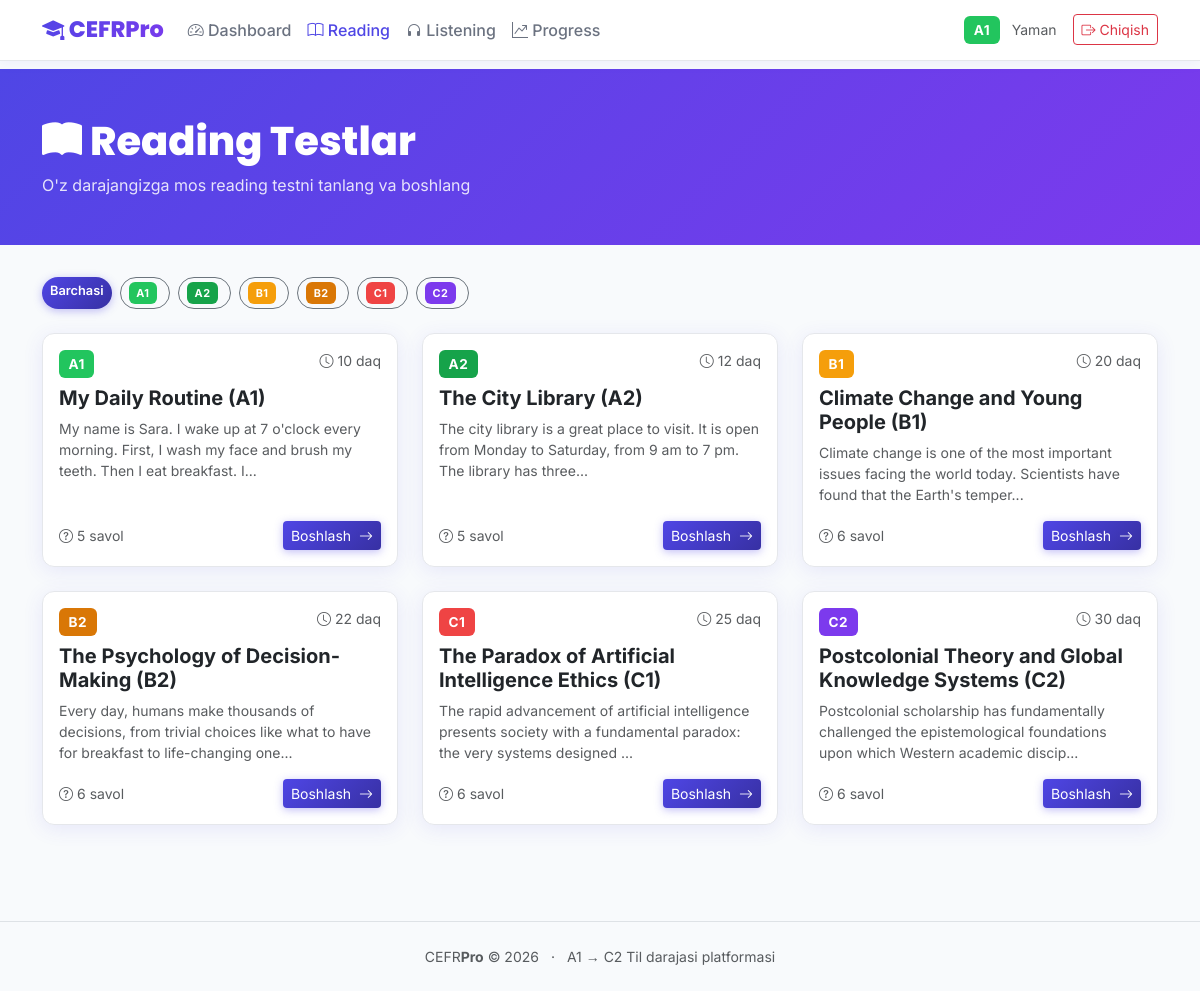
The app's page /reading (signed in) with its own data.
### models.py (models this page shows, shortened)
class User(UserMixin, db.Model):
    __tablename__ = 'users'
    id = db.Column(db.Integer, primary_key=True)
    username = db.Column(db.String(80), unique=True, nullable=False)
    email = db.Column(db.String(120), unique=True, nullable=False)
    password_hash = db.Column(db.String(256), nullable=False)
    full_name = db.Column(db.String(120), default='')
    cefr_level = db.Column(db.String(4), default='A1')
    is_admin = db.Column(db.Boolean, default=False)
    created_at = db.Column(db.DateTime, default=datetime.utcnow)
    attempts = db.relationship('TestAttempt', backref='user', lazy=True)

class ReadingTest(db.Model):
    __tablename__ = 'reading_tests'
    id = db.Column(db.Integer, primary_key=True)
    title = db.Column(db.String(200), nullable=False)
    level = db.Column(db.String(4), nullable=False)       # A1, A2, …, C2
    passage = db.Column(db.Text, nullable=False)
    time_limit = db.Column(db.Integer, default=20)         # minutes
    created_at = db.Column(db.DateTime, default=datetime.utcnow)
    questions = db.relationship('ReadingQuestion', backref='test', lazy=True,
                                cascade='all, delete-orphan')

### app.py (the view)
@app.route('/reading')
@login_required
def reading_list():
    level = request.args.get('level', '')
    if level and level in CEFR_LEVELS:
        tests = ReadingTest.query.filter_by(level=level).all()
    else:
        tests = ReadingTest.query.all()
    return render_template('reading_list.html', tests=tests,
                           levels=CEFR_LEVELS, selected=level)

### app.py (called while the page is built)
@login_manager.user_loader
def load_user(user_id):
    return User.query.get(int(user_id))

@app.context_processor
def inject_globals():
    return {'cefr_levels': CEFR_LEVELS, 'now': datetime.utcnow()}

### templates/reading_list.html (shortened to what this page needs)
{% extends 'base.html' %}
{% block content %}
<div class="page-header">
  <div class="container">
    <h1><i class="bi bi-book-fill me-2"></i>Reading Testlar</h1>
    <p>O'z darajangizga mos reading testni tanlang va boshlang</p>
  </div>
</div>
<div class="container pb-5">
  <div class="level-filter d-flex gap-2 flex-wrap mb-4">
    <a href="{{ url_for('reading_list') }}" class="btn btn-sm {% if not selected %}btn-primary{% else %}btn-outline-secondary{% endif %}">Barchasi</a>
    {% for lvl in levels %}
    <a href="{{ url_for('reading_list', level=lvl) }}"
       class="btn btn-sm {% if selected == lvl %}btn-primary{% else %}btn-outline-secondary{% endif %}">
      <span class="cefr-badge badge-{{ lvl }} me-1">{{ lvl }}</span>
    </a>
    {% endfor %}
  </div>
  <div class="row g-4">
    {% for test in tests %}
    <div class="col-md-6 col-lg-4 fade-in">
      <div class="card h-100">
        <div class="card-body d-flex flex-column">
          <div class="d-flex justify-content-between align-items-start mb-2">
            <span class="cefr-badge badge-{{ test.level }}">{{ test.level }}</span>
            <small class="text-muted"><i class="bi bi-clock me-1"></i>{{ test.time_limit }} daq</small>
          </div>
          <h5 class="card-title fw-bold">{{ test.title }}</h5>
          <p class="text-muted small flex-grow-1">{{ test.passage[:120] }}...</p>
          <div class="mt-auto d-flex justify-content-between align-items-center">
            <small class="text-muted"><i class="bi bi-question-circle me-1"></i>{{ test.questions|length }} savol</small>
            <a href="{{ url_for('reading_test', test_id=test.id) }}" class="btn btn-primary btn-sm">
              Boshlash <i class="bi bi-arrow-right ms-1"></i>
            </a>
          </div>
        </div>
      </div>
    </div>
    {% else %}
    <div class="col-12 text-center py-5 text-muted">
      <i class="bi bi-book" style="font-size:4rem;opacity:.2"></i>
      <p class="mt-2">Bu darajada test mavjud emas.</p>
    </div>
    {% endfor %}
  </div>
</div>
{% endblock %}

### templates/base.html (shortened to what this page needs)
<!DOCTYPE html>
<html lang="uz">
<head>
  <link href="https://cdn.jsdelivr.net/npm/bootstrap@5.3.2/dist/css/bootstrap.min.css" rel="stylesheet">
  <link href="https://cdn.jsdelivr.net/npm/bootstrap-icons@1.11.3/font/bootstrap-icons.min.css" rel="stylesheet">
  <link href="{{ url_for('static', filename='css/style.css') }}" rel="stylesheet">
</head>
<body>
{% if current_user.is_authenticated %}
<nav class="navbar navbar-expand-lg sticky-top">
  <div class="container">
    <a class="navbar-brand" href="{{ url_for('dashboard') }}">
      <i class="bi bi-mortarboard-fill"></i> CEFR<span style="color:var(--secondary)">Pro</span>
    </a>
    <div class="collapse navbar-collapse" id="navMain">
      <ul class="navbar-nav me-auto mb-2 mb-lg-0">
        <li class="nav-item">
          <a class="nav-link {% if request.endpoint == 'dashboard' %}active{% endif %}"
             href="{{ url_for('dashboard') }}"><i class="bi bi-speedometer2"></i> Dashboard</a>
        </li>
        <li class="nav-item">
          <a class="nav-link {% if 'reading' in request.endpoint %}active{% endif %}"
             href="{{ url_for('reading_list') }}"><i class="bi bi-book"></i> Reading</a>
        </li>
        <li class="nav-item">
          <a class="nav-link {% if 'listening' in request.endpoint %}active{% endif %}"
             href="{{ url_for('listening_list') }}"><i class="bi bi-headphones"></i> Listening</a>
        </li>
        <li class="nav-item">
          <a class="nav-link {% if request.endpoint == 'progress' %}active{% endif %}"
             href="{{ url_for('progress') }}"><i class="bi bi-graph-up-arrow"></i> Progress</a>
        </li>
      </ul>
      <div class="d-flex align-items-center gap-2">
        <span class="cefr-badge badge-{{ current_user.cefr_level }} me-1">
          {{ current_user.cefr_level }}
        </span>
        <span class="text-muted small">{{ current_user.full_name or current_user.username }}</span>
        <a href="{{ url_for('logout') }}" class="btn btn-sm btn-outline-danger ms-2">
          <i class="bi bi-box-arrow-right"></i> Chiqish
        </a>
      </div>
    </div>
  </div>
</nav>
{% endif %}
{% block content %}{% endblock %}
<footer class="mt-5 py-4 border-top text-center text-muted small">
  <div class="container">
    <span>CEFR<strong>Pro</strong> &copy; {{ now.year }}</span>
    <span class="mx-2">·</span>
    <span>A1 → C2 Til darajasi platformasi</span>
  </div>
</footer>
</body>
</html>

### static/css/style.css (style rules this page uses)
:root { --primary: #4F46E5; --primary-light: #818CF8; --primary-dark: #3730A3; --secondary: #7C3AED; --bg: #F8FAFC; --surface: #FFFFFF; --border: #E5E7EB; --text: #1F2937; --text-muted: #6B7280; --success: #10B981; --warning: #F59E0B; --danger: #EF4444; --radius: 12px; --shadow: 0 4px 20px rgba(79,70,229,0.10); --shadow-lg: 0 8px 40px rgba(79,70,229,0.18); --a1: #22C55E; --a2: #16A34A; --b1: #F59E0B; --b2: #D97706; --c1: #EF4444; --c2: #7C3AED; }
* { box-sizing: border-box; margin: 0; padding: 0; }
body { font-family: 'Inter', sans-serif; background: var(--bg); color: var(--text); min-height: 100vh; }
.navbar-brand { font-family: 'Poppins', sans-serif; font-weight: 800; font-size: 1.4rem; background: linear-gradient(135deg, var(--primary), var(--secondary)); -webkit-background-clip: text; -webkit-text-fill-color: transparent; background-clip: text; }
.navbar { background: rgba(255,255,255,0.95) !important; backdrop-filter: blur(12px); border-bottom: 1px solid var(--border); box-shadow: 0 2px 12px rgba(79,70,229,0.07); }
.nav-link { color: var(--text-muted) !important; font-weight: 500; transition: color .2s; }
.nav-link:hover, .nav-link.active { color: var(--primary) !important; }
.page-header { background: linear-gradient(135deg, var(--primary) 0%, var(--secondary) 100%); color: white; padding: 3rem 0 2rem; margin-bottom: 2rem; }
.page-header h1 { font-family: 'Poppins', sans-serif; font-weight: 800; }
.page-header p { opacity: .85; }
.card { border: 1px solid var(--border); border-radius: var(--radius); box-shadow: var(--shadow); transition: box-shadow .25s, transform .25s; background: var(--surface); }
.badge-A1 { background-color: var(--a1); color: #fff; }
.badge-A2 { background-color: var(--a2); color: #fff; }
.badge-B1 { background-color: var(--b1); color: #fff; }
.badge-B2 { background-color: var(--b2); color: #fff; }
.badge-C1 { background-color: var(--c1); color: #fff; }
.badge-C2 { background-color: var(--c2); color: #fff; }
.cefr-badge { display: inline-block; padding: .28em .7em; border-radius: 6px; font-weight: 700; font-size: .85em; letter-spacing: .04em; }
.level-filter .btn { border-radius: 20px; font-weight: 600; font-size: .8rem; }
.btn-primary { background: linear-gradient(135deg, var(--primary), var(--primary-dark)); border: none; box-shadow: 0 2px 8px rgba(79,70,229,.35); }
.fade-in { animation: fadeInUp .5s ease both; }

### records on screen
User: cefr_level "A1", full_name "Yaman"
ReadingTest: level "A1", time_limit "10", title "My Daily Routine (A1)", passage "My name is Sara. I wake up at 7 o'clock every morning. First, I wash my face and brush my teeth. Then I eat breakfast. I", questions|length "5"
ReadingTest: level "A2", time_limit "12", title "The City Library (A2)", passage "The city library is a great place to visit. It is open from Monday to Saturday, from 9 am to 7 pm. The library has three", questions|length "5"
ReadingTest: level "B1", time_limit "20", title "Climate Change and Young People (B1)", passage "Climate change is one of the most important issues facing the world today. Scientists have found that the Earth's temper", questions|length "6"
ReadingTest: level "B2", time_limit "22", title "The Psychology of Decision-Making (B2)", passage "Every day, humans make thousands of decisions, from trivial choices like what to have for breakfast to life-changing one", questions|length "6"
ReadingTest: level "C1", time_limit "25", title "The Paradox of Artificial Intelligence Ethics (C1)", passage "The rapid advancement of artificial intelligence presents society with a fundamental paradox: the very systems designed", questions|length "6"
ReadingTest: level "C2", time_limit "30", title "Postcolonial Theory and Global Knowledge Systems (C2)", passage "Postcolonial scholarship has fundamentally challenged the epistemological foundations upon which Western academic discip", questions|length "6"

### other values on screen
{{ lvl }} "A1" "A2" "B1" "B2" "C1" "C2"
